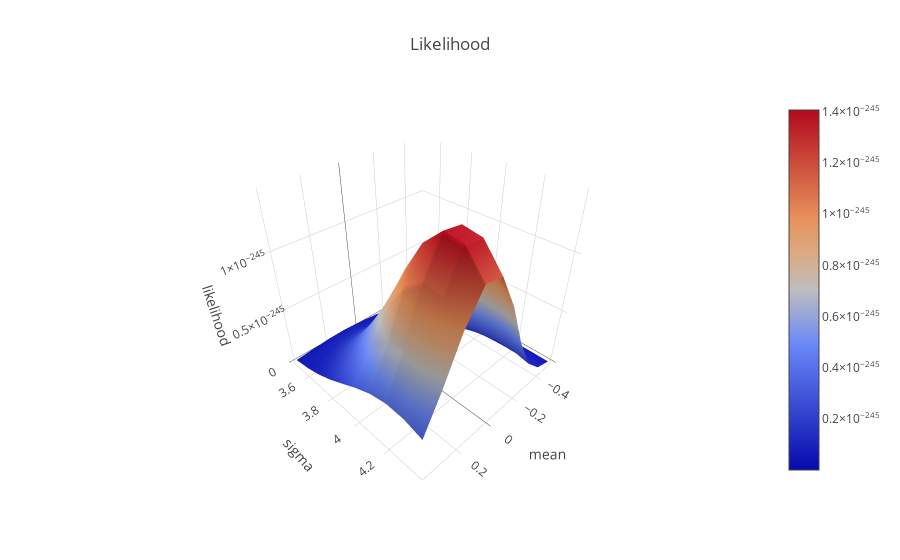

The cell this chart's notebook holds for it:
### Code cell
# 进行似然函数的3D可视化
data = [go.Surface(x=all_infer_mu, y=all_infer_sigma, z=mle)]
layout = go.Layout(title="Likelihood", scene={"xaxis": {'title': "mean"}, "yaxis": {"title": "sigma"},"zaxis": {"title": "likelihood"}})
fig = go.Figure(data=data, layout=layout)
iplot(fig)
